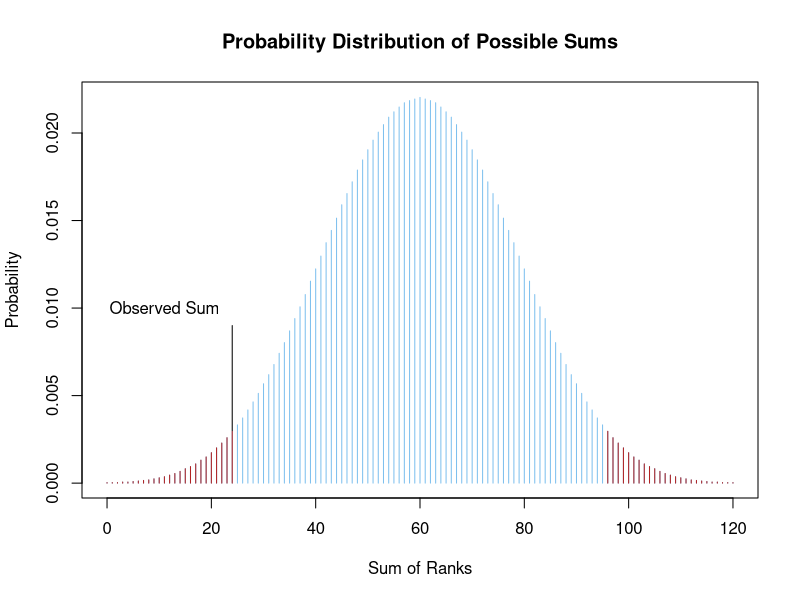
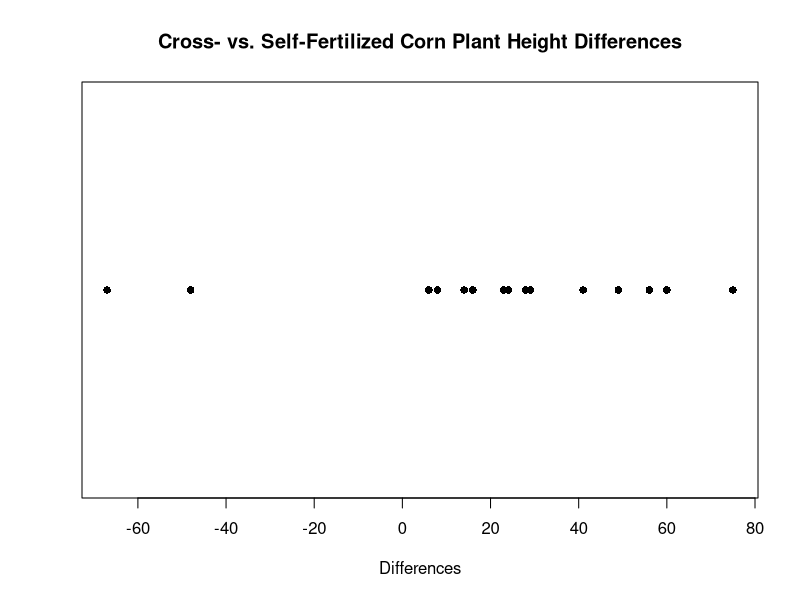
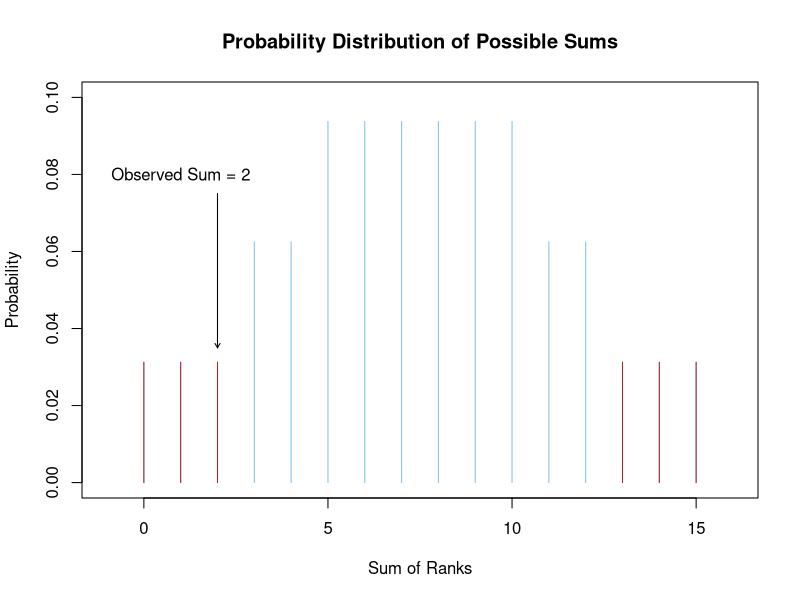
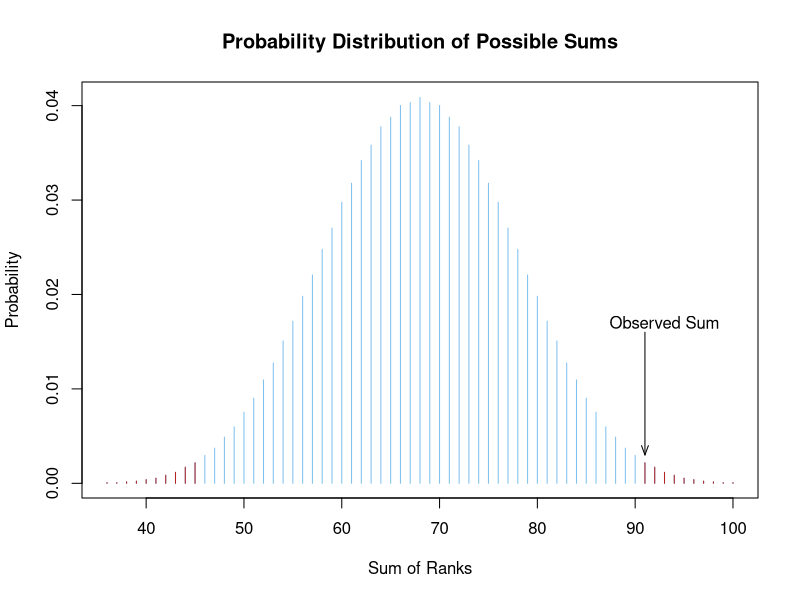

The R script that drew these images, in order:
## ---- chunk 1
tmp <- cbind(rep(c(0,1), each=32768/2),
                 rep(c(0,1), each=32768/4, times=2),
                 rep(c(0,1), each=32768/8, times=4),
                 rep(c(0,1), each=32768/16, times=8),
                 rep(c(0,1), each=32768/32, times=16),
                 rep(c(0,1), each=32768/64, times=32),
                 rep(c(0,1), each=32768/128, times=64),
                 rep(c(0,1), each=32768/256, times=128),
                 rep(c(0,1), each=32768/512, times=256),
                 rep(c(0,1), each=32768/1024, times=512),
                 rep(c(0,1), each=32768/2048, times=1024),
                 rep(c(0,1), each=32768/4096, times=2048),
                 rep(c(0,1), each=32768/8192, times=4096),
                 rep(c(0,1), each=32768/16384, times=8192),
                 rep(c(0,1), each=1, times=16384))
tmp2 <- tmp%*%1:15
tmp3 <- sapply(0:120, function(s) sum(tmp2 == s))
plot(0:120, tmp3/sum(tmp3), col='skyblue2', type='h', ylab="Probability", xlab="Sum of Ranks", main="Probability Distribution of Possible Sums")
points(c(0:24,96:120), tmp3[c(1:25,97:121)]/sum(tmp3), col='firebrick', type='h')
text(11,.01, "Observed Sum")
lines(c(24,24),c(0.009,0.003))
## ---- chunk 2
stripchart(c(14,56, 60, 16, 6, 8, -48, 49, 24, 28, 29, 41, -67, 23, 75), method="stack", pch=16, xlab="Differences", main="Cross- vs. Self-Fertilized Corn Plant Height Differences")
## ---- chunk 3
wages <- c(6.00, 9.00, 8.10, 18.00, 10.45)
## ---- chunk 4
diff <- wages - 7.25
## ---- chunk 5
tmp <- cbind(rep(c(0,1), each=32/2),
             rep(c(0,1), each=32/4, times=2),
             rep(c(0,1), each=32/8, times=4),
             rep(c(0,1), each=32/16, times=8),
             rep(c(0,1), each=32/32, times=16))
tmp2 <- tmp%*%1:5
tmp3 <- sapply(0:15, function(s) sum(tmp2 == s))
plot(0:15, tmp3/sum(tmp3), col='skyblue2', type='h', ylab="Probability", xlab="Sum of Ranks", main="Probability Distribution of Possible Sums", ylim=c(0,.1), xlim=c(-1,16))
points(c(0:2,13:15), tmp3[c(1:3,14:16)]/sum(tmp3), col='firebrick', type='h')
text(1,.08, "Observed Sum = 2")
lines(c(2,2),c(0.035,0.075))
arrows(2,0.075,2,0.035, angle=30, length=.05)
## ---- chunk 6
kill <- cbind(PercentKillA = c(68,68,59,72,64,67,70,74),
              PercentKillB = c(60,67,61,62,67,63,56,58))
## ---- chunk 7
tmp <- cbind(rep(c(0,1), each=65536/2),
             rep(c(0,1), each=65536/4, times=2),
             rep(c(0,1), each=65536/8, times=4),
             rep(c(0,1), each=65536/16, times=8),
             rep(c(0,1), each=65536/32, times=16),
             rep(c(0,1), each=65536/64, times=32),
             rep(c(0,1), each=65536/128, times=64),
             rep(c(0,1), each=65536/256, times=128),
             rep(c(0,1), each=65536/512, times=256),
             rep(c(0,1), each=65536/1024, times=512),
             rep(c(0,1), each=65536/2048, times=1024),
             rep(c(0,1), each=65536/4096, times=2048),
             rep(c(0,1), each=65536/8192, times=4096),
             rep(c(0,1), each=65536/16384, times=8192),
             rep(c(0,1), each=65536/32768, times=16384),
             rep(c(0,1), each=1, times=32768))
tmp1 <- apply(tmp,1,sum) == 8
tmp1 <- tmp[tmp1,]
tmp2 <- tmp1%*%1:16
tmp3 <- sapply(36:100, function(s) sum(tmp2 == s))
plot(36:100, tmp3/sum(tmp3), col='skyblue2', type='h', ylab="Probability", xlab="Sum of Ranks", main="Probability Distribution of Possible Sums")
points(c(36:45,91:100), tmp3[c(1:10,56:65)]/sum(tmp3), col='firebrick', type='h')
text(93,.017, "Observed Sum")
arrows(91,0.016,91,0.003, length=0.1, angle=20)
